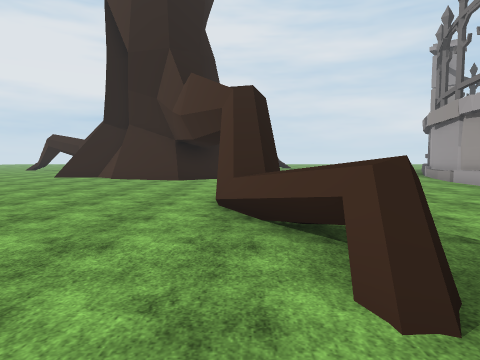
view 1 (above)

24 first-person views from a walk through a Unity game level. The camera is 1.5 m above the floor, tilts 4° down and sees 75° across. The floor is counted in squares, 2 m on a side. Each view is taken from the middle of a square. On the plan, view 1 faces up. The plan holds only what a view shows up to about 10 squares ahead; the rest is blank. The place goes on beyond the plan. The player is left out. Some surface patterns are stand-ins.

view 2
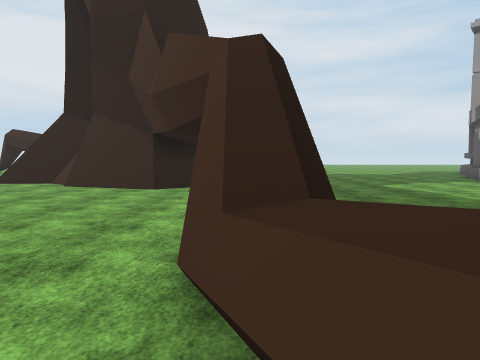

view 3
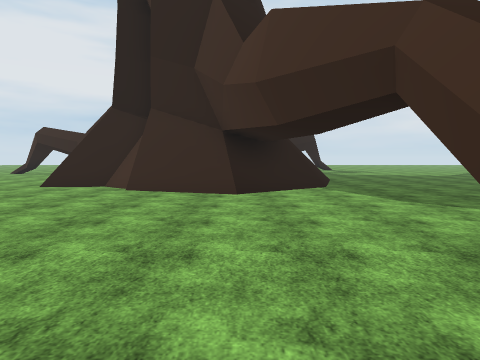

view 4
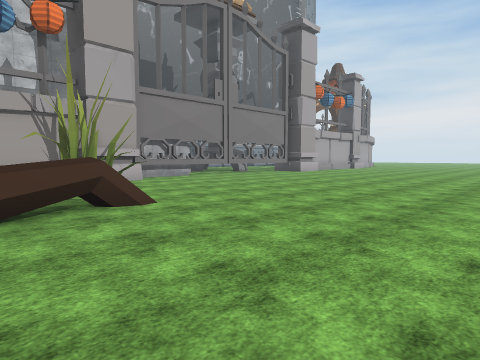

view 5
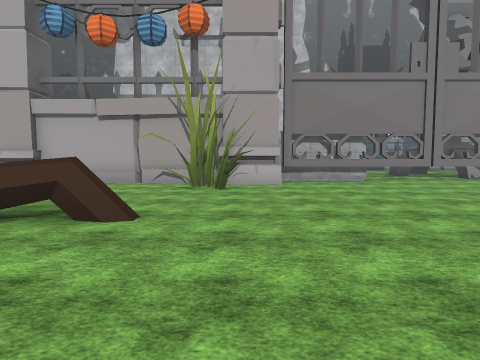

view 6
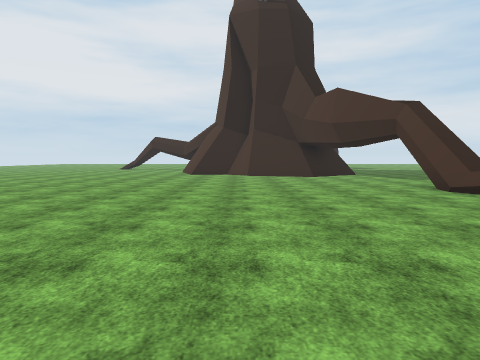

view 7
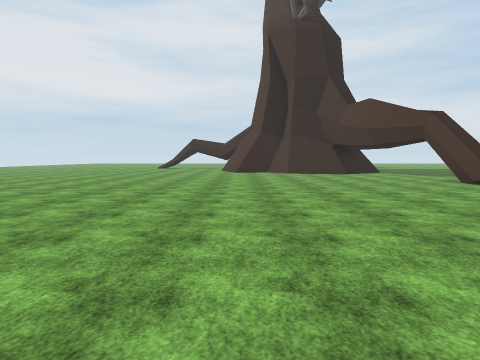

view 8
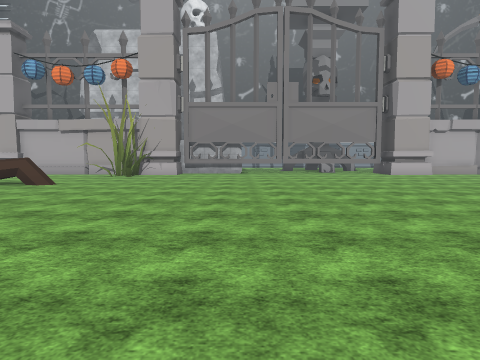

view 9
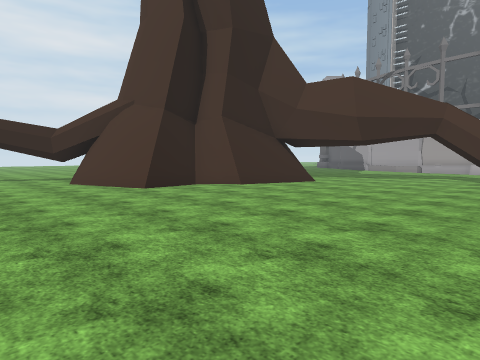

view 10
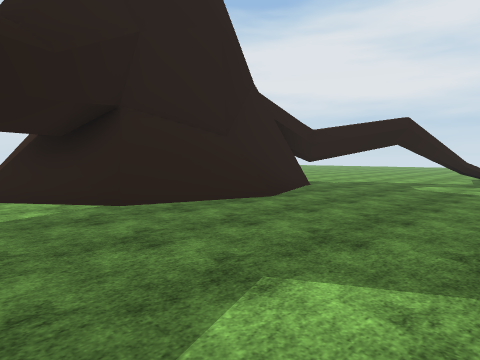

view 11
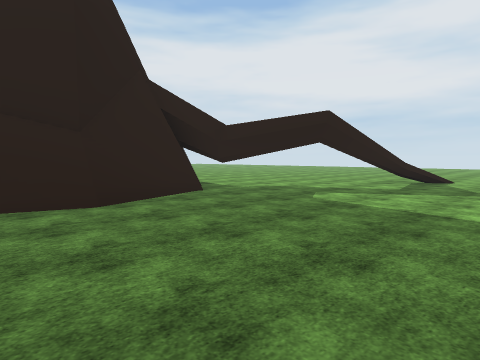

view 12
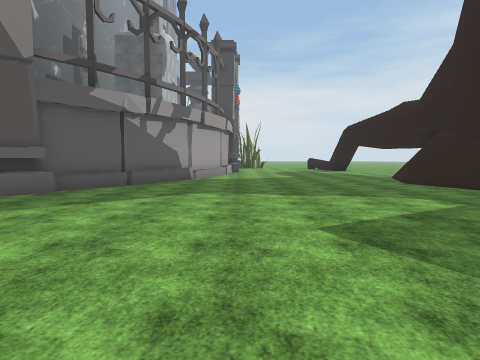

view 13
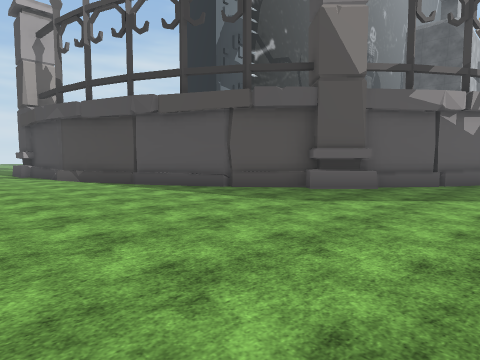

view 14
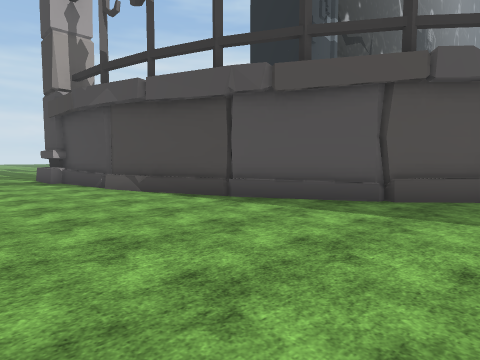

view 15
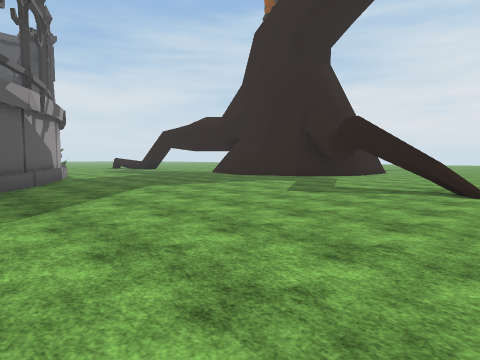

view 16
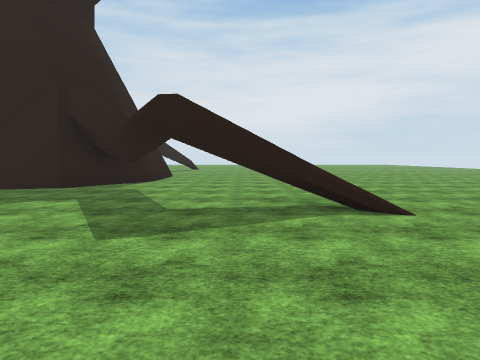

view 17
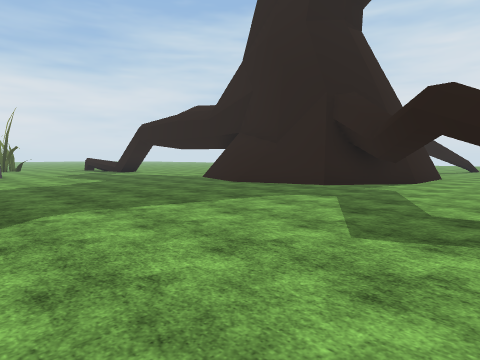

view 18
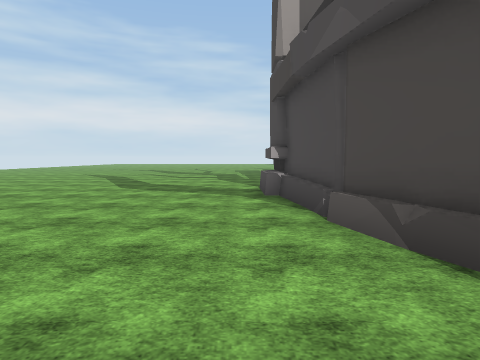

view 19
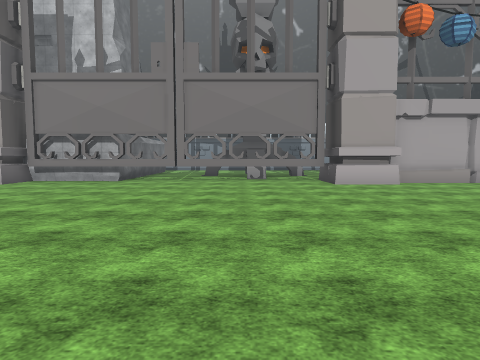

view 20
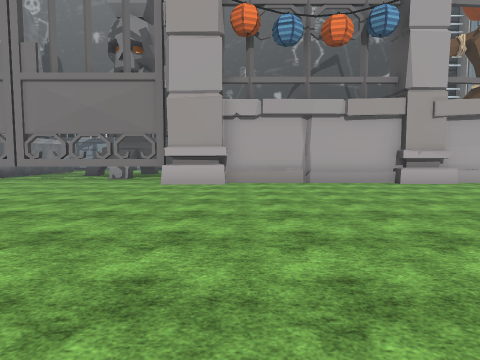

view 21
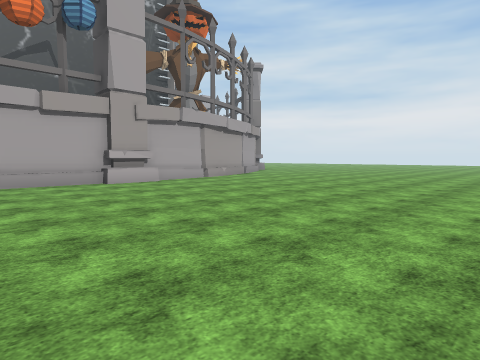

view 22
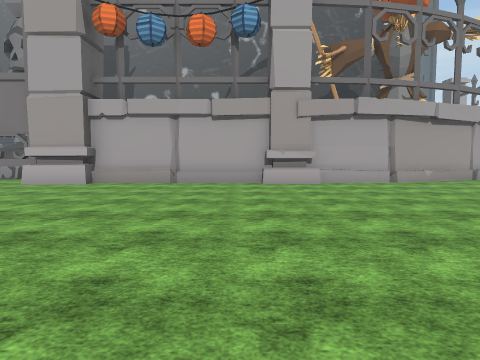

view 23
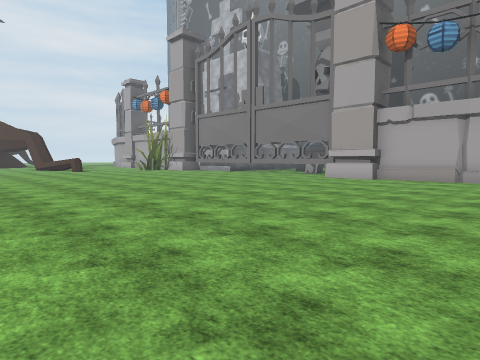

view 24
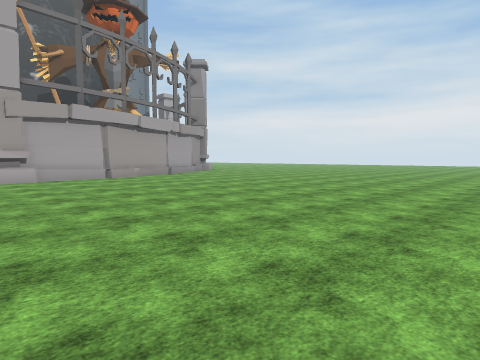

### Floor plan
Key: @ floor where view 1 was taken; # wall or solid block; x gap in a wall; . floor; / step, stairs or slope; = window, fence, low wall or low ledge; ^ raised ledge.
Columns run from 11 left of view 1 to 23 right of it. Each row starts with its distance up from view 1.
 25              .... ......... .......
 24              ..#...................
 23          .... #....................
 22          ....##...............^####
 21          ..................###
 20         .................##
 19         ####............##
 18          ##...........###
 17           ##.........##
 16   .#      ^/.........#
 15  ..##     ^//.......#
 14  ...#     ##=.......#
 13  ...###   ##.......#
 12  .....######.......
 11  ......###........
 10  .................#
  9 ..................#
  8 ..................
  7 .............  ..#
  6 ...........#  ...##
  5 ...........#  ..  #
  4 ...........^^..  .#
  3 ............^.....#
  2 ............^..=..#
  1 ................###
  0  ..........@...####
 -1  ................##
 -2   ................#
 -3    ...............#
 -4    ...............#
 -5     ..............x
 -6      .............#
 -7       ............x
 -8        ...........#
 -9        ...........#
-10        ...........#
-11        ..........##
-12        ..........##
-13       ............#
-14       ............#
-15       ............#
-16       ............#
-17       ............#
-18       ...........##
-19       ...........##
-20       ............#
-21       ............#
-22        ...........#
-23        ........ ..#

Where each view was taken, in squares from view 1:
view 1: 0 up, 0 right, facing up
view 2: 3 up, 0 right, facing up
view 3: 4 up, 2 left, facing up
view 4: 4 up, 4 left, facing down-right
view 5: 0 up, 3 left, facing right
view 6: 2 down, 5 left, facing up
view 7: 4 down, 7 left, facing up
view 8: 4 down, 8 left, facing right
view 9: 5 up, 11 left, facing up-right
view 10: 10 up, 5 right, facing up-left
view 11: 13 up, 6 right, facing up-left
view 12: 24 up, 6 right, facing down
view 13: 25 up, 7 right, facing down-right
view 14: 25 up, 11 right, facing down-right
view 15: 25 up, 11 right, facing down-left
view 16: 22 up, 8 right, facing left
view 17: 22 up, 8 right, facing down-left
view 18: 23 up, 15 right, facing right
view 19: 8 down, 3 left, facing right
view 20: 13 down, 3 left, facing right
view 21: 14 down, 3 left, facing down-right
view 22: 17 down, 3 left, facing right
view 23: 17 down, 5 left, facing up-right
view 24: 17 down, 5 left, facing down-right
